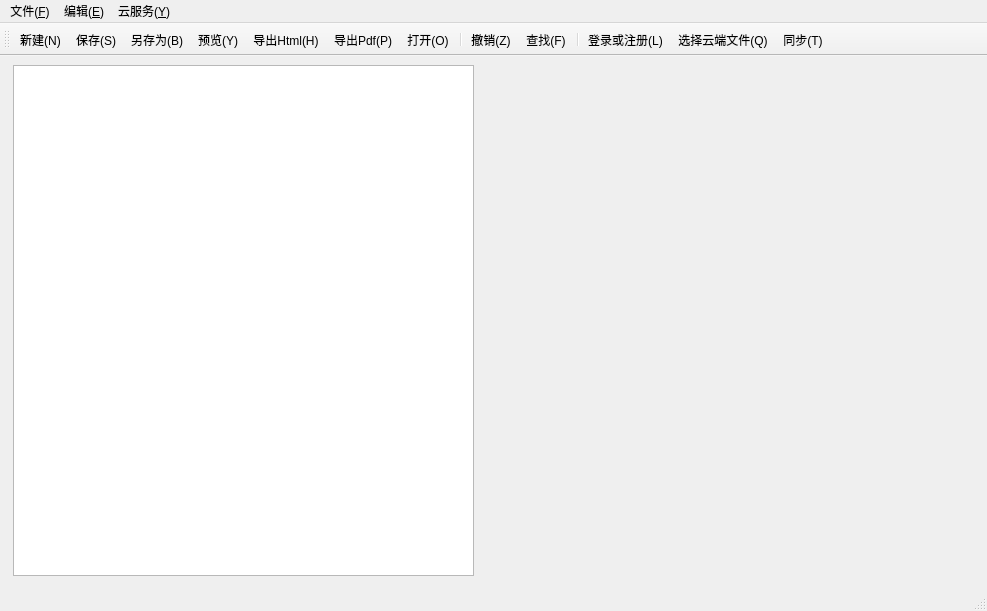
<?xml version="1.0" encoding="UTF-8"?>
<ui version="4.0">
 <class>MainWindow</class>
 <widget class="QMainWindow" name="MainWindow">
  <property name="geometry">
   <rect>
    <x>0</x>
    <y>0</y>
    <width>987</width>
    <height>611</height>
   </rect>
  </property>
  <property name="windowTitle">
   <string>MainWindow</string>
  </property>
  <property name="windowIcon">
   <iconset>
    <normaloff>../icon/iconfinder_50_Cloud_Arrow_Up_183463.png</normaloff>icon/iconfinder_50_Cloud_Arrow_Up_183463.png</iconset>
  </property>
  <widget class="QWidget" name="centralWidget">
   <widget class="QPlainTextEdit" name="plainTextEdit">
    <property name="geometry">
     <rect>
      <x>13</x>
      <y>9</y>
      <width>461</width>
      <height>511</height>
     </rect>
    </property>
   </widget>
  </widget>
  <widget class="QMenuBar" name="menuBar">
   <property name="geometry">
    <rect>
     <x>0</x>
     <y>0</y>
     <width>987</width>
     <height>28</height>
    </rect>
   </property>
   <widget class="QMenu" name="menu_F">
    <property name="title">
     <string>文件(&amp;F)</string>
    </property>
    <addaction name="action_N"/>
    <addaction name="action_S"/>
    <addaction name="action_B"/>
    <addaction name="action_Y"/>
    <addaction name="actionpdf"/>
    <addaction name="action_Pdf"/>
    <addaction name="action_O"/>
    <addaction name="action_C"/>
    <addaction name="action_X"/>
   </widget>
   <widget class="QMenu" name="menu_E">
    <property name="title">
     <string>编辑(&amp;E)</string>
    </property>
    <addaction name="action_Z"/>
    <addaction name="action"/>
   </widget>
   <widget class="QMenu" name="menu">
    <property name="title">
     <string>云服务(&amp;Y)</string>
    </property>
    <addaction name="action_L"/>
    <addaction name="action_D"/>
    <addaction name="action_Q"/>
    <addaction name="action_T"/>
   </widget>
   <addaction name="menu_F"/>
   <addaction name="menu_E"/>
   <addaction name="menu"/>
  </widget>
  <widget class="QToolBar" name="mainToolBar">
   <attribute name="toolBarArea">
    <enum>TopToolBarArea</enum>
   </attribute>
   <attribute name="toolBarBreak">
    <bool>false</bool>
   </attribute>
   <addaction name="action_N"/>
   <addaction name="action_S"/>
   <addaction name="action_B"/>
   <addaction name="action_Y"/>
   <addaction name="actionpdf"/>
   <addaction name="action_Pdf"/>
   <addaction name="action_O"/>
   <addaction name="separator"/>
   <addaction name="action_Z"/>
   <addaction name="action"/>
   <addaction name="separator"/>
   <addaction name="action_L"/>
   <addaction name="action_Q"/>
   <addaction name="action_T"/>
  </widget>
  <widget class="QStatusBar" name="statusBar"/>
  <action name="action_N">
   <property name="icon">
    <iconset>
     <normaloff>../icon/document-new.svg</normaloff>../icon/document-new.svg</iconset>
   </property>
   <property name="text">
    <string>新建(&amp;N)</string>
   </property>
   <property name="statusTip">
    <string/>
   </property>
   <property name="shortcut">
    <string>Ctrl+N</string>
   </property>
  </action>
  <action name="action_S">
   <property name="icon">
    <iconset>
     <normaloff>../icon/document-save.svg</normaloff>../icon/document-save.svg</iconset>
   </property>
   <property name="text">
    <string>保存(&amp;S)</string>
   </property>
   <property name="statusTip">
    <string/>
   </property>
   <property name="shortcut">
    <string>Ctrl+S</string>
   </property>
  </action>
  <action name="action_B">
   <property name="icon">
    <iconset>
     <normaloff>../icon/edit-copy.svg</normaloff>.../icon/edit-copy.svg</iconset>
   </property>
   <property name="text">
    <string>另存为(&amp;B)</string>
   </property>
   <property name="statusTip">
    <string/>
   </property>
   <property name="shortcut">
    <string>Ctrl+B</string>
   </property>
  </action>
  <action name="action_O">
   <property name="icon">
    <iconset>
     <normaloff>../icon/document-open.svg</normaloff>../icon/document-open.svg</iconset>
   </property>
   <property name="text">
    <string>打开(&amp;O)</string>
   </property>
   <property name="shortcut">
    <string>Ctrl+O</string>
   </property>
  </action>
  <action name="action_C">
   <property name="icon">
    <iconset>
     <normaloff>../icon/application-exit.svg</normaloff>../icon/application-exit.svg</iconset>
   </property>
   <property name="text">
    <string>关闭(&amp;C)</string>
   </property>
   <property name="shortcut">
    <string>Ctrl+C</string>
   </property>
  </action>
  <action name="action_X">
   <property name="icon">
    <iconset>
     <normaloff>../icon/system-shutdown.svg</normaloff>../icon/system-shutdown.svg</iconset>
   </property>
   <property name="text">
    <string>退出(&amp;X)</string>
   </property>
   <property name="shortcut">
    <string>Ctrl+X</string>
   </property>
  </action>
  <action name="action_Z">
   <property name="icon">
    <iconset>
     <normaloff>../icon/go-previous.svg</normaloff>../icon/go-previous.svg</iconset>
   </property>
   <property name="text">
    <string>撤销(&amp;Z)</string>
   </property>
   <property name="shortcut">
    <string>Ctrl+Z</string>
   </property>
  </action>
  <action name="action">
   <property name="icon">
    <iconset>
     <normaloff>../icon/edit-find.svg</normaloff>../icon/edit-find.svg</iconset>
   </property>
   <property name="text">
    <string>查找(&amp;F)</string>
   </property>
   <property name="shortcut">
    <string>Ctrl+F</string>
   </property>
  </action>
  <action name="actionpdf">
   <property name="icon">
    <iconset>
     <normaloff>../icon/html.svg</normaloff>../icon/html.svg</iconset>
   </property>
   <property name="text">
    <string>导出Html(&amp;H)</string>
   </property>
   <property name="shortcut">
    <string>Ctrl+H</string>
   </property>
  </action>
  <action name="action_Pdf">
   <property name="icon">
    <iconset>
     <normaloff>../icon/document-print.svg</normaloff>../icon/document-print.svg</iconset>
   </property>
   <property name="text">
    <string>导出Pdf(&amp;P)</string>
   </property>
   <property name="shortcut">
    <string>Ctrl+P</string>
   </property>
  </action>
  <action name="action_L">
   <property name="icon">
    <iconset>
     <normaloff>../icon/folder-cloud.svg</normaloff>../icon/folder-cloud.svg</iconset>
   </property>
   <property name="text">
    <string>登录或注册(&amp;L)</string>
   </property>
   <property name="shortcut">
    <string>Ctrl+L</string>
   </property>
  </action>
  <action name="action_D">
   <property name="icon">
    <iconset>
     <normaloff>../icon/dialog-cancel.svg</normaloff>../icon/dialog-cancel.svg</iconset>
   </property>
   <property name="text">
    <string>注销(&amp;D)</string>
   </property>
   <property name="shortcut">
    <string>Ctrl+D</string>
   </property>
  </action>
  <action name="action_T">
   <property name="icon">
    <iconset>
     <normaloff>../icon/view-refresh.svg</normaloff>../icon/view-refresh.svg</iconset>
   </property>
   <property name="text">
    <string>同步(&amp;T)</string>
   </property>
  </action>
  <action name="action_Q">
   <property name="icon">
    <iconset>
     <normaloff>../icon/edit-download.svg</normaloff>../icon/edit-download.svg</iconset>
   </property>
   <property name="text">
    <string>选择云端文件(&amp;Q)</string>
   </property>
  </action>
  <action name="action_Y">
   <property name="icon">
    <iconset>
     <normaloff>../icon/text-x-generic.svg</normaloff>../icon/text-x-generic.svg</iconset>
   </property>
   <property name="text">
    <string>预览(&amp;Y)</string>
   </property>
   <property name="shortcut">
    <string>Ctrl+Y</string>
   </property>
  </action>
 </widget>
 <layoutdefault spacing="6" margin="11"/>
 <resources/>
 <connections/>
</ui>
